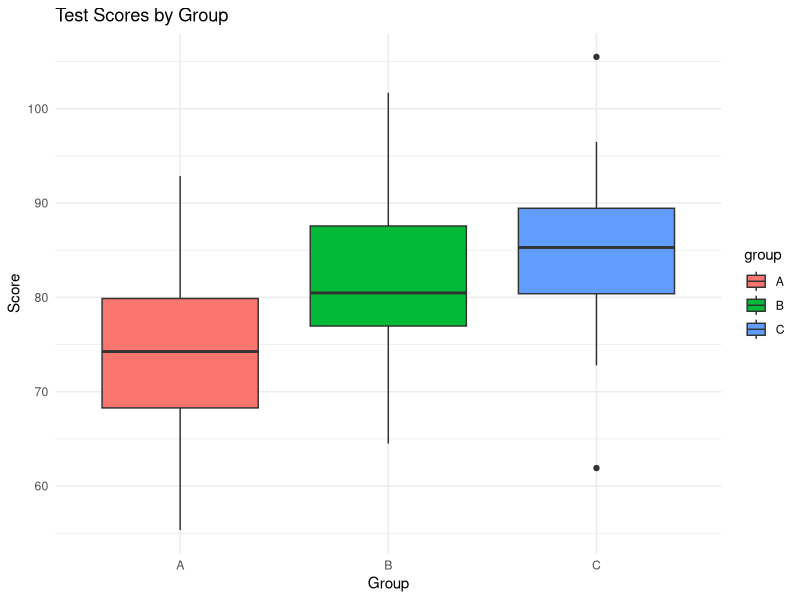

Write R code to recreate this figure.
## ---- chunk 1
library(ggplot2)

## ---- chunk 2
set.seed(123)
scores <- rnorm(30, mean = 75, sd = 10)

## ---- chunk 3
t_test_result <- t.test(scores, mu = 70)
t_test_result

## ---- chunk 4
set.seed(123)
group_a <- rnorm(30, mean = 75, sd = 10)
group_b <- rnorm(30, mean = 80, sd = 10)

## ---- chunk 5
t_test_result <- t.test(group_a, group_b)
t_test_result

## ---- chunk 6
set.seed(123)
before <- rnorm(20, mean = 120, sd = 10)
after <- rnorm(20, mean = 115, sd = 10)

## ---- chunk 7
t_test_result <- t.test(before, after, paired = TRUE)
t_test_result

## ---- chunk 8
data <- matrix(c(30, 10, 20, 40), nrow = 2, byrow = TRUE)
rownames(data) <- c("Male", "Female")
colnames(data) <- c("Like", "Dislike")

## ---- chunk 9
chi_test_result <- chisq.test(data)
chi_test_result

## ---- chunk 10
set.seed(123)
group_a <- rnorm(30, mean = 75, sd = 10)
group_b <- rnorm(30, mean = 80, sd = 10)
group_c <- rnorm(30, mean = 85, sd = 10)

## ---- chunk 11
data <- data.frame(
    score = c(group_a, group_b, group_c),
    group = factor(rep(c("A", "B", "C"), each = 30))
)

## ---- chunk 12
anova_result <- aov(score ~ group, data = data)
summary(anova_result)

## ---- chunk 13
tukey_result <- TukeyHSD(anova_result)
tukey_result

## ---- chunk 14
ggplot(data, aes(x = group, y = score, fill = group)) +
    geom_boxplot() +
    theme_minimal() +
    labs(title = "Test Scores by Group", x = "Group", y = "Score")

